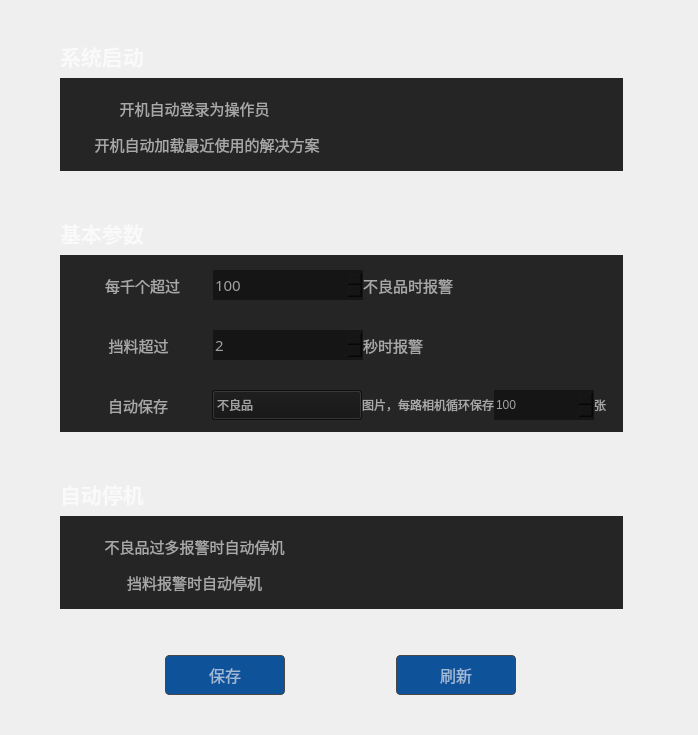
        <widget class="QWidget" name="tab">
         <property name="styleSheet">
          <string notr="true">QWidget#tab{
border: 1px solid;
border-color: rgb(0, 0, 0);
}</string>
         </property>
         <attribute name="icon">
          <iconset resource="ciwa.qrc">
           <normaloff>:/system/resources/icons/system/基本参数.png</normaloff>:/system/resources/icons/system/基本参数.png</iconset>
         </attribute>
         <attribute name="title">
          <string>基本参数</string>
         </attribute>
         <layout class="QGridLayout" name="gridLayout_jiben" rowstretch="0,1,0,0,1,0,0,1,0,1,0" columnstretch="0,15,2">
          <property name="leftMargin">
           <number>20</number>
          </property>
          <property name="topMargin">
           <number>40</number>
          </property>
          <property name="rightMargin">
           <number>0</number>
          </property>
          <property name="bottomMargin">
           <number>0</number>
          </property>
          <property name="spacing">
           <number>6</number>
          </property>
          <item row="10" column="1">
           <spacer name="verticalSpacer_3">
            <property name="orientation">
             <enum>Qt::Vertical</enum>
            </property>
            <property name="sizeHint" stdset="0">
             <size>
              <width>20</width>
              <height>40</height>
             </size>
            </property>
           </spacer>
          </item>
          <item row="2" column="1">
           <spacer name="verticalSpacer_2">
            <property name="orientation">
             <enum>Qt::Vertical</enum>
            </property>
            <property name="sizeHint" stdset="0">
             <size>
              <width>20</width>
              <height>40</height>
             </size>
            </property>
           </spacer>
          </item>
          <item row="5" column="1">
           <spacer name="verticalSpacer_5">
            <property name="orientation">
             <enum>Qt::Vertical</enum>
            </property>
            <property name="sizeHint" stdset="0">
             <size>
              <width>20</width>
              <height>40</height>
             </size>
            </property>
           </spacer>
          </item>
          <item row="1" column="1">
           <widget class="QGroupBox" name="groupBox_22">
            <property name="styleSheet">
             <string notr="true">color: rgba(255, 255, 255, 153);
border: none;
	background-color: rgb(37,37,37);
</string>
            </property>
            <property name="title">
             <string/>
            </property>
            <layout class="QVBoxLayout" name="verticalLayout">
             <item>
              <widget class="QToolButton" name="bLoginAsOperator">
               <property name="sizePolicy">
                <sizepolicy hsizetype="Fixed" vsizetype="Fixed">
                 <horstretch>0</horstretch>
                 <verstretch>0</verstretch>
                </sizepolicy>
               </property>
               <property name="minimumSize">
                <size>
                 <width>141</width>
                 <height>30</height>
                </size>
               </property>
               <property name="maximumSize">
                <size>
                 <width>245</width>
                 <height>30</height>
                </size>
               </property>
               <property name="font">
                <font>
                 <pointsize>11</pointsize>
                </font>
               </property>
               <property name="layoutDirection">
                <enum>Qt::LeftToRight</enum>
               </property>
               <property name="styleSheet">
                <string notr="true">border: none;</string>
               </property>
               <property name="text">
                <string notr="true">开机自动登录为操作员</string>
               </property>
               <property name="icon">
                <iconset>
                 <selectedoff>:/resources/icons/ic_checkbox_normal.png</selectedoff>
                 <selectedon>:/resources/icons/ic_checkbox_selected.png</selectedon>
                </iconset>
               </property>
               <property name="iconSize">
                <size>
                 <width>30</width>
                 <height>30</height>
                </size>
               </property>
               <property name="checkable">
                <bool>true</bool>
               </property>
               <property name="checked">
                <bool>false</bool>
               </property>
               <property name="toolButtonStyle">
                <enum>Qt::ToolButtonTextBesideIcon</enum>
               </property>
              </widget>
             </item>
             <item>
              <widget class="QToolButton" name="bUserLastSolution">
               <property name="sizePolicy">
                <sizepolicy hsizetype="Preferred" vsizetype="Fixed">
                 <horstretch>0</horstretch>
                 <verstretch>0</verstretch>
                </sizepolicy>
               </property>
               <property name="minimumSize">
                <size>
                 <width>141</width>
                 <height>30</height>
                </size>
               </property>
               <property name="maximumSize">
                <size>
                 <width>270</width>
                 <height>30</height>
                </size>
               </property>
               <property name="font">
                <font>
                 <pointsize>11</pointsize>
                </font>
               </property>
               <property name="layoutDirection">
                <enum>Qt::LeftToRight</enum>
               </property>
               <property name="styleSheet">
                <string notr="true">border: none;</string>
               </property>
               <property name="text">
                <string notr="true">开机自动加载最近使用的解决方案</string>
               </property>
               <property name="icon">
                <iconset>
                 <selectedoff>:/resources/icons/ic_checkbox_normal.png</selectedoff>
                 <selectedon>:/resources/icons/ic_checkbox_selected.png</selectedon>
                </iconset>
               </property>
               <property name="iconSize">
                <size>
                 <width>30</width>
                 <height>30</height>
                </size>
               </property>
               <property name="checkable">
                <bool>true</bool>
               </property>
               <property name="checked">
                <bool>false</bool>
               </property>
               <property name="toolButtonStyle">
                <enum>Qt::ToolButtonTextBesideIcon</enum>
               </property>
              </widget>
             </item>
            </layout>
           </widget>
          </item>
          <item row="6" column="1">
           <widget class="QLabel" name="label_76">
            <property name="font">
             <font>
              <family>Agency FB</family>
              <pointsize>16</pointsize>
              <weight>75</weight>
              <bold>true</bold>
             </font>
            </property>
            <property name="styleSheet">
             <string notr="true">color: rgba(255, 255, 255, 170);</string>
            </property>
            <property name="text">
             <string>自动停机</string>
            </property>
           </widget>
          </item>
          <item row="4" column="1">
           <widget class="QGroupBox" name="groupBox_20">
            <property name="font">
             <font>
              <family>Agency FB</family>
              <pointsize>11</pointsize>
              <weight>50</weight>
              <italic>false</italic>
              <bold>false</bold>
             </font>
            </property>
            <property name="styleSheet">
             <string notr="true">QObject#groupBox_20{
border: none;
background-color: rgb(37,37,37);
font: 11pt &quot;Agency FB&quot;;
color: rgba(255, 255, 255, 153);
}





</string>
            </property>
            <property name="title">
             <string/>
            </property>
            <layout class="QVBoxLayout" name="verticalLayout_4" stretch="1,1,1">
             <property name="spacing">
              <number>30</number>
             </property>
             <property name="topMargin">
              <number>9</number>
             </property>
             <item>
              <layout class="QHBoxLayout" name="horizontalLayout_7">
               <property name="spacing">
                <number>0</number>
               </property>
               <item>
                <widget class="QToolButton" name="bBadProductRateAlarm">
                 <property name="sizePolicy">
                  <sizepolicy hsizetype="Fixed" vsizetype="Fixed">
                   <horstretch>0</horstretch>
                   <verstretch>0</verstretch>
                  </sizepolicy>
                 </property>
                 <property name="minimumSize">
                  <size>
                   <width>141</width>
                   <height>30</height>
                  </size>
                 </property>
                 <property name="maximumSize">
                  <size>
                   <width>141</width>
                   <height>30</height>
                  </size>
                 </property>
                 <property name="font">
                  <font>
                   <family>Agency FB</family>
                   <pointsize>11</pointsize>
                   <weight>50</weight>
                   <italic>false</italic>
                   <bold>false</bold>
                  </font>
                 </property>
                 <property name="layoutDirection">
                  <enum>Qt::LeftToRight</enum>
                 </property>
                 <property name="styleSheet">
                  <string notr="true">border: none;
background-color: rgb(37,37,37);
font: 11pt &quot;Agency FB&quot;;
color: rgba(255, 255, 255, 153);</string>
                 </property>
                 <property name="text">
                  <string notr="true">每千个超过</string>
                 </property>
                 <property name="icon">
                  <iconset>
                   <selectedoff>:/resources/icons/ic_checkbox_normal.png</selectedoff>
                   <selectedon>:/resources/icons/ic_checkbox_selected.png</selectedon>
                  </iconset>
                 </property>
                 <property name="iconSize">
                  <size>
                   <width>30</width>
                   <height>30</height>
                  </size>
                 </property>
                 <property name="checkable">
                  <bool>true</bool>
                 </property>
                 <property name="checked">
                  <bool>false</bool>
                 </property>
                 <property name="toolButtonStyle">
                  <enum>Qt::ToolButtonTextBesideIcon</enum>
                 </property>
                </widget>
               </item>
               <item>
                <widget class="QSpinBox" name="BadProductRateThr">
                 <property name="minimumSize">
                  <size>
                   <width>150</width>
                   <height>30</height>
                  </size>
                 </property>
                 <property name="maximumSize">
                  <size>
                   <width>150</width>
                   <height>30</height>
                  </size>
                 </property>
                 <property name="font">
                  <font>
                   <family>Agency FB</family>
                   <pointsize>11</pointsize>
                   <weight>50</weight>
                   <italic>false</italic>
                   <bold>false</bold>
                  </font>
                 </property>
                 <property name="styleSheet">
                  <string notr="true">QSpinBox{
font: 11pt &quot;Agency FB&quot;;
 color: rgba(255, 255, 255, 153);
background-color: rgb(21, 21, 21);
border: none;


}
QSpinBox::up-button
{
	color: rgb(0, 122, 255);
}
QSpinBox::down-button{
color: rgb(0, 122, 255);
}

</string>
                 </property>
                 <property name="maximum">
                  <number>100000</number>
                 </property>
                 <property name="value">
                  <number>100</number>
                 </property>
                </widget>
               </item>
               <item>
                <widget class="QLabel" name="label_38">
                 <property name="font">
                  <font>
                   <family>Agency FB</family>
                   <pointsize>11</pointsize>
                   <weight>50</weight>
                   <italic>false</italic>
                   <bold>false</bold>
                  </font>
                 </property>
                 <property name="styleSheet">
                  <string notr="true">border: none;
background-color: rgb(37,37,37);
font: 11pt &quot;Agency FB&quot;;
color: rgba(255, 255, 255, 153);</string>
                 </property>
                 <property name="text">
                  <string>不良品时报警</string>
                 </property>
                </widget>
               </item>
               <item>
                <spacer name="horizontalSpacer_7">
                 <property name="orientation">
                  <enum>Qt::Horizontal</enum>
                 </property>
                 <property name="sizeHint" stdset="0">
                  <size>
                   <width>40</width>
                   <height>20</height>
                  </size>
                 </property>
                </spacer>
               </item>
              </layout>
             </item>
             <item>
              <layout class="QHBoxLayout" name="horizontalLayout_8">
               <property name="spacing">
                <number>0</number>
               </property>
               <item>
                <widget class="QToolButton" name="bProductBlockedAlarm">
                 <property name="sizePolicy">
                  <sizepolicy hsizetype="Fixed" vsizetype="Fixed">
                   <horstretch>0</horstretch>
                   <verstretch>0</verstretch>
                  </sizepolicy>
                 </property>
                 <property name="minimumSize">
                  <size>
                   <width>141</width>
                   <height>30</height>
                  </size>
                 </property>
                 <property name="maximumSize">
                  <size>
                   <width>141</width>
                   <height>30</height>
                  </size>
                 </property>
                 <property name="font">
                  <font>
                   <family>Agency FB</family>
                   <pointsize>11</pointsize>
                   <weight>50</weight>
                   <italic>false</italic>
                   <bold>false</bold>
                  </font>
                 </property>
                 <property name="layoutDirection">
                  <enum>Qt::LeftToRight</enum>
                 </property>
                 <property name="styleSheet">
                  <string notr="true">border: none;
background-color: rgb(37,37,37);
font: 11pt &quot;Agency FB&quot;;
color: rgba(255, 255, 255, 153);</string>
                 </property>
                 <property name="text">
                  <string notr="true">挡料超过  </string>
                 </property>
                 <property name="icon">
                  <iconset>
                   <selectedoff>:/resources/icons/ic_checkbox_normal.png</selectedoff>
                   <selectedon>:/resources/icons/ic_checkbox_selected.png</selectedon>
                  </iconset>
                 </property>
                 <property name="iconSize">
                  <size>
                   <width>30</width>
                   <height>30</height>
                  </size>
                 </property>
                 <property name="checkable">
                  <bool>true</bool>
                 </property>
                 <property name="checked">
                  <bool>false</bool>
                 </property>
                 <property name="toolButtonStyle">
                  <enum>Qt::ToolButtonTextBesideIcon</enum>
                 </property>
                </widget>
               </item>
               <item>
                <widget class="QSpinBox" name="ProductBlockedTime">
                 <property name="minimumSize">
                  <size>
                   <width>150</width>
                   <height>30</height>
                  </size>
                 </property>
                 <property name="maximumSize">
                  <size>
                   <width>150</width>
                   <height>30</height>
                  </size>
                 </property>
                 <property name="font">
                  <font>
                   <family>Agency FB</family>
                   <pointsize>11</pointsize>
                   <weight>50</weight>
                   <italic>false</italic>
                   <bold>false</bold>
                  </font>
                 </property>
                 <property name="styleSheet">
                  <string notr="true">QSpinBox{
font: 11pt &quot;Agency FB&quot;;
 color: rgba(255, 255, 255, 153);
background-color: rgb(21, 21, 21);
border: none;


}</string>
                 </property>
                 <property name="maximum">
                  <number>100000</number>
                 </property>
                 <property name="value">
                  <number>2</number>
                 </property>
                </widget>
               </item>
               <item>
                <widget class="QLabel" name="label_39">
                 <property name="font">
                  <font>
                   <family>Agency FB</family>
                   <pointsize>11</pointsize>
                   <weight>50</weight>
                   <italic>false</italic>
                   <bold>false</bold>
                  </font>
                 </property>
                 <property name="styleSheet">
                  <string notr="true">border: none;
background-color: rgb(37,37,37);
font: 11pt &quot;Agency FB&quot;;
color: rgba(255, 255, 255, 153);</string>
                 </property>
                 <property name="text">
                  <string>秒时报警</string>
                 </property>
                </widget>
               </item>
               <item>
                <spacer name="horizontalSpacer_8">
                 <property name="orientation">
                  <enum>Qt::Horizontal</enum>
                 </property>
                 <property name="sizeHint" stdset="0">
                  <size>
                   <width>40</width>
                   <height>20</height>
                  </size>
                 </property>
                </spacer>
               </item>
              </layout>
             </item>
             <item>
              <layout class="QHBoxLayout" name="horizontalLayout_autosave">
               <property name="spacing">
                <number>0</number>
               </property>
               <item>
                <widget class="QToolButton" name="bAutoSave">
                 <property name="sizePolicy">
                  <sizepolicy hsizetype="Fixed" vsizetype="Fixed">
                   <horstretch>0</horstretch>
                   <verstretch>0</verstretch>
                  </sizepolicy>
                 </property>
                 <property name="minimumSize">
                  <size>
                   <width>140</width>
                   <height>30</height>
                  </size>
                 </property>
                 <property name="maximumSize">
                  <size>
                   <width>140</width>
                   <height>30</height>
                  </size>
                 </property>
                 <property name="font">
                  <font>
                   <family>Agency FB</family>
                   <pointsize>11</pointsize>
                   <weight>50</weight>
                   <italic>false</italic>
                   <bold>false</bold>
                  </font>
                 </property>
                 <property name="layoutDirection">
                  <enum>Qt::LeftToRight</enum>
                 </property>
                 <property name="styleSheet">
                  <string notr="true">border: none;
background-color: rgb(37,37,37);
font: 11pt &quot;Agency FB&quot;;
color: rgba(255, 255, 255, 153);</string>
                 </property>
                 <property name="text">
                  <string notr="true">自动保存  </string>
                 </property>
                 <property name="icon">
                  <iconset>
                   <selectedoff>:/resources/icons/ic_checkbox_normal.png</selectedoff>
                   <selectedon>:/resources/icons/ic_checkbox_selected.png</selectedon>
                  </iconset>
                 </property>
                 <property name="iconSize">
                  <size>
                   <width>30</width>
                   <height>30</height>
                  </size>
                 </property>
                 <property name="checkable">
                  <bool>true</bool>
                 </property>
                 <property name="checked">
                  <bool>false</bool>
                 </property>
                 <property name="toolButtonStyle">
                  <enum>Qt::ToolButtonTextBesideIcon</enum>
                 </property>
                </widget>
               </item>
               <item>
                <widget class="QComboBox" name="AutoSaveType">
                 <property name="minimumSize">
                  <size>
                   <width>150</width>
                   <height>30</height>
                  </size>
                 </property>
                 <property name="maximumSize">
                  <size>
                   <width>150</width>
                   <height>30</height>
                  </size>
                 </property>
                 <property name="styleSheet">
                  <string notr="true">QComboBox{


font: 11pt &quot;Agency FB&quot;;

 color: rgba(255, 255, 255, 153);
background-color: rgb(21, 21, 21);

;
}

QComboBox::drop-down {
border:none;
 }

QComboBox::down-arrow { 

 image: url(:/resources/icons/ic_arrow_down.png);
height:15px;
}</string>
                 </property>
                 <item>
                  <property name="text">
                   <string>不良品</string>
                  </property>
                 </item>
                 <item>
                  <property name="text">
                   <string>良品</string>
                  </property>
                 </item>
                </widget>
               </item>
               <item>
                <widget class="QLabel" name="label_21">
                 <property name="minimumSize">
                  <size>
                   <width>0</width>
                   <height>30</height>
                  </size>
                 </property>
                 <property name="maximumSize">
                  <size>
                   <width>16777215</width>
                   <height>30</height>
                  </size>
                 </property>
                 <property name="styleSheet">
                  <string notr="true">border: none;
background-color: rgb(37,37,37);
font: 11pt &quot;Agency FB&quot;;
color: rgba(255, 255, 255, 153);</string>
                 </property>
                 <property name="text">
                  <string>图片，每路相机循环保存</string>
                 </property>
                </widget>
               </item>
               <item>
                <widget class="QSpinBox" name="AutoSaveNum">
                 <property name="minimumSize">
                  <size>
                   <width>100</width>
                   <height>30</height>
                  </size>
                 </property>
                 <property name="maximumSize">
                  <size>
                   <width>100</width>
                   <height>30</height>
                  </size>
                 </property>
                 <property name="styleSheet">
                  <string notr="true">QSpinBox{
font: 11pt &quot;Agency FB&quot;;
 color: rgba(255, 255, 255, 153);
background-color: rgb(21, 21, 21);
border: none;


}</string>
                 </property>
                 <property name="maximum">
                  <number>10000</number>
                 </property>
                 <property name="value">
                  <number>100</number>
                 </property>
                </widget>
               </item>
               <item>
                <widget class="QLabel" name="label_35">
                 <property name="minimumSize">
                  <size>
                   <width>0</width>
                   <height>30</height>
                  </size>
                 </property>
                 <property name="maximumSize">
                  <size>
                   <width>16777215</width>
                   <height>30</height>
                  </size>
                 </property>
                 <property name="styleSheet">
                  <string notr="true">border: none;
background-color: rgb(37,37,37);
font: 11pt &quot;Agency FB&quot;;
color: rgba(255, 255, 255, 153);</string>
                 </property>
                 <property name="text">
                  <string>张</string>
                 </property>
                </widget>
               </item>
               <item>
                <spacer name="horizontalSpacer_6">
                 <property name="orientation">
                  <enum>Qt::Horizontal</enum>
                 </property>
                 <property name="sizeHint" stdset="0">
                  <size>
                   <width>40</width>
                   <height>20</height>
                  </size>
                 </property>
                </spacer>
               </item>
              </layout>
             </item>
            </layout>
           </widget>
          </item>
          <item row="7" column="1">
           <widget class="QGroupBox" name="groupBox_19">
            <property name="styleSheet">
             <string notr="true">color: rgba(255, 255, 255, 153);
border: none;
	background-color: rgb(37,37,37);
</string>
            </property>
            <property name="title">
             <string/>
            </property>
            <layout class="QVBoxLayout" name="verticalLayout_5">
             <item>
              <widget class="QToolButton" name="bBadProductRateAlarmStop">
               <property name="sizePolicy">
                <sizepolicy hsizetype="Fixed" vsizetype="Fixed">
                 <horstretch>0</horstretch>
                 <verstretch>0</verstretch>
                </sizepolicy>
               </property>
               <property name="minimumSize">
                <size>
                 <width>141</width>
                 <height>30</height>
                </size>
               </property>
               <property name="maximumSize">
                <size>
                 <width>245</width>
                 <height>30</height>
                </size>
               </property>
               <property name="font">
                <font>
                 <pointsize>11</pointsize>
                </font>
               </property>
               <property name="layoutDirection">
                <enum>Qt::LeftToRight</enum>
               </property>
               <property name="styleSheet">
                <string notr="true">border: none;</string>
               </property>
               <property name="text">
                <string notr="true">不良品过多报警时自动停机</string>
               </property>
               <property name="icon">
                <iconset>
                 <selectedoff>:/resources/icons/ic_checkbox_normal.png</selectedoff>
                 <selectedon>:/resources/icons/ic_checkbox_selected.png</selectedon>
                </iconset>
               </property>
               <property name="iconSize">
                <size>
                 <width>30</width>
                 <height>30</height>
                </size>
               </property>
               <property name="checkable">
                <bool>true</bool>
               </property>
               <property name="checked">
                <bool>false</bool>
               </property>
               <property name="toolButtonStyle">
                <enum>Qt::ToolButtonTextBesideIcon</enum>
               </property>
              </widget>
             </item>
             <item>
              <widget class="QToolButton" name="bProductBlockedAlarmStop">
               <property name="sizePolicy">
                <sizepolicy hsizetype="Fixed" vsizetype="Fixed">
                 <horstretch>0</horstretch>
                 <verstretch>0</verstretch>
                </sizepolicy>
               </property>
               <property name="minimumSize">
                <size>
                 <width>141</width>
                 <height>30</height>
                </size>
               </property>
               <property name="maximumSize">
                <size>
                 <width>245</width>
                 <height>30</height>
                </size>
               </property>
               <property name="font">
                <font>
                 <pointsize>11</pointsize>
                </font>
               </property>
               <property name="layoutDirection">
                <enum>Qt::LeftToRight</enum>
               </property>
               <property name="styleSheet">
                <string notr="true">border: none;</string>
               </property>
               <property name="text">
                <string notr="true">挡料报警时自动停机</string>
               </property>
               <property name="icon">
                <iconset>
                 <selectedoff>:/resources/icons/ic_checkbox_normal.png</selectedoff>
                 <selectedon>:/resources/icons/ic_checkbox_selected.png</selectedon>
                </iconset>
               </property>
               <property name="iconSize">
                <size>
                 <width>30</width>
                 <height>30</height>
                </size>
               </property>
               <property name="checkable">
                <bool>true</bool>
               </property>
               <property name="checked">
                <bool>false</bool>
               </property>
               <property name="toolButtonStyle">
                <enum>Qt::ToolButtonTextBesideIcon</enum>
               </property>
              </widget>
             </item>
            </layout>
           </widget>
          </item>
          <item row="3" column="1">
           <widget class="QLabel" name="label_75">
            <property name="font">
             <font>
              <family>Agency FB</family>
              <pointsize>16</pointsize>
              <weight>75</weight>
              <bold>true</bold>
             </font>
            </property>
            <property name="styleSheet">
             <string notr="true">color: rgba(255, 255, 255, 170);</string>
            </property>
            <property name="text">
             <string>基本参数</string>
            </property>
           </widget>
          </item>
          <item row="9" column="1">
           <layout class="QHBoxLayout" name="horizontalLayout_9">
            <item>
             <widget class="QToolButton" name="savebaseparam">
              <property name="minimumSize">
               <size>
                <width>120</width>
                <height>40</height>
               </size>
              </property>
              <property name="font">
               <font>
                <pointsize>12</pointsize>
               </font>
              </property>
              <property name="styleSheet">
               <string notr="true">border: 1px solid;
border-color: rgb(72, 72, 72);
border-radius: 4px;
color: rgba(255, 255, 255, 153);
background: #0E529A;
</string>
              </property>
              <property name="text">
               <string>保存</string>
              </property>
             </widget>
            </item>
            <item>
             <widget class="QToolButton" name="readbaseparam">
              <property name="minimumSize">
               <size>
                <width>120</width>
                <height>40</height>
               </size>
              </property>
              <property name="font">
               <font>
                <pointsize>12</pointsize>
               </font>
              </property>
              <property name="styleSheet">
               <string notr="true">border: 1px solid;
border-color: rgb(72, 72, 72);
border-radius: 4px;
color: rgba(255, 255, 255, 153);
background: #0E529A;

</string>
              </property>
              <property name="text">
               <string>刷新</string>
              </property>
             </widget>
            </item>
           </layout>
          </item>
          <item row="1" column="2">
           <spacer name="horizontalSpacer_2">
            <property name="orientation">
             <enum>Qt::Horizontal</enum>
            </property>
            <property name="sizeHint" stdset="0">
             <size>
              <width>40</width>
              <height>20</height>
             </size>
            </property>
           </spacer>
          </item>
          <item row="1" column="0">
           <spacer name="horizontalSpacer_3">
            <property name="orientation">
             <enum>Qt::Horizontal</enum>
            </property>
            <property name="sizeHint" stdset="0">
             <size>
              <width>40</width>
              <height>20</height>
             </size>
            </property>
           </spacer>
          </item>
          <item row="0" column="1">
           <widget class="QLabel" name="label_9">
            <property name="font">
             <font>
              <family>Agency FB</family>
              <pointsize>16</pointsize>
              <weight>75</weight>
              <bold>true</bold>
             </font>
            </property>
            <property name="styleSheet">
             <string notr="true">color: rgba(255, 255, 255, 170);</string>
            </property>
            <property name="text">
             <string>系统启动</string>
            </property>
           </widget>
          </item>
          <item row="8" column="1">
           <spacer name="verticalSpacer_6">
            <property name="orientation">
             <enum>Qt::Vertical</enum>
            </property>
            <property name="sizeHint" stdset="0">
             <size>
              <width>20</width>
              <height>40</height>
             </size>
            </property>
           </spacer>
          </item>
         </layout>
        </widget>
